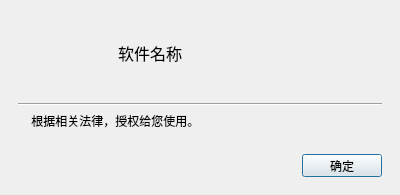
<?xml version="1.0" encoding="UTF-8"?>
<ui version="4.0">
 <class>AboutDialog</class>
 <widget class="QDialog" name="AboutDialog">
  <property name="geometry">
   <rect>
    <x>0</x>
    <y>0</y>
    <width>400</width>
    <height>189</height>
   </rect>
  </property>
  <property name="windowTitle">
   <string>Dialog</string>
  </property>
  <layout class="QVBoxLayout" name="verticalLayout">
   <property name="leftMargin">
    <number>9</number>
   </property>
   <property name="topMargin">
    <number>0</number>
   </property>
   <property name="rightMargin">
    <number>9</number>
   </property>
   <property name="bottomMargin">
    <number>9</number>
   </property>
   <item>
    <widget class="QWidget" name="wgtClient" native="true">
     <layout class="QVBoxLayout" name="verticalLayout_2">
      <item>
       <layout class="QHBoxLayout" name="horizontalLayout_2">
        <property name="spacing">
         <number>24</number>
        </property>
        <property name="leftMargin">
         <number>12</number>
        </property>
        <property name="topMargin">
         <number>12</number>
        </property>
        <property name="rightMargin">
         <number>12</number>
        </property>
        <property name="bottomMargin">
         <number>12</number>
        </property>
        <item>
         <widget class="QLabel" name="lblLogo">
          <property name="minimumSize">
           <size>
            <width>64</width>
            <height>64</height>
           </size>
          </property>
          <property name="maximumSize">
           <size>
            <width>64</width>
            <height>64</height>
           </size>
          </property>
          <property name="text">
           <string/>
          </property>
         </widget>
        </item>
        <item>
         <widget class="QLabel" name="lblAppName">
          <property name="font">
           <font>
            <pointsize>12</pointsize>
           </font>
          </property>
          <property name="text">
           <string>软件名称</string>
          </property>
         </widget>
        </item>
       </layout>
      </item>
      <item>
       <widget class="Line" name="line">
        <property name="orientation">
         <enum>Qt::Horizontal</enum>
        </property>
       </widget>
      </item>
      <item>
       <widget class="QLabel" name="lblInfo">
        <property name="text">
         <string>    根据相关法律，授权给您使用。</string>
        </property>
       </widget>
      </item>
      <item>
       <spacer name="verticalSpacer">
        <property name="orientation">
         <enum>Qt::Vertical</enum>
        </property>
        <property name="sizeHint" stdset="0">
         <size>
          <width>20</width>
          <height>13</height>
         </size>
        </property>
       </spacer>
      </item>
     </layout>
    </widget>
   </item>
   <item>
    <widget class="QWidget" name="wgtBottom" native="true">
     <property name="minimumSize">
      <size>
       <width>0</width>
       <height>41</height>
      </size>
     </property>
     <property name="maximumSize">
      <size>
       <width>16777215</width>
       <height>41</height>
      </size>
     </property>
     <layout class="QHBoxLayout" name="horizontalLayout">
      <item>
       <spacer name="horizontalSpacer">
        <property name="orientation">
         <enum>Qt::Horizontal</enum>
        </property>
        <property name="sizeHint" stdset="0">
         <size>
          <width>275</width>
          <height>20</height>
         </size>
        </property>
       </spacer>
      </item>
      <item>
       <widget class="QPushButton" name="btnClose">
        <property name="text">
         <string>确定</string>
        </property>
       </widget>
      </item>
     </layout>
    </widget>
   </item>
  </layout>
 </widget>
 <resources/>
 <connections/>
</ui>
